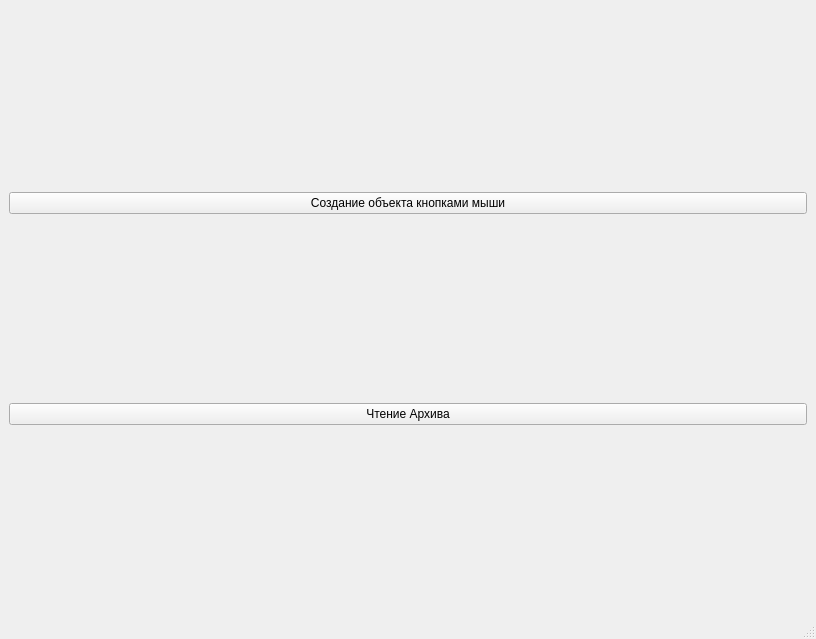
<?xml version="1.0" encoding="UTF-8"?>
<ui version="4.0">
 <class>MW0</class>
 <widget class="QMainWindow" name="MW0">
  <property name="geometry">
   <rect>
    <x>0</x>
    <y>0</y>
    <width>816</width>
    <height>639</height>
   </rect>
  </property>
  <property name="windowTitle">
   <string>MainWindow</string>
  </property>
  <widget class="QWidget" name="CW01">
   <layout class="QVBoxLayout" name="verticalLayout">
    <item>
     <widget class="QPushButton" name="pushButton">
      <property name="text">
       <string>Создание объекта кнопками мыши</string>
      </property>
     </widget>
    </item>
    <item>
     <widget class="QPushButton" name="pushButton_2">
      <property name="text">
       <string>Чтение Архива</string>
      </property>
     </widget>
    </item>
   </layout>
  </widget>
  <widget class="QStatusBar" name="QSBar"/>
  <action name="action_8_ZIP_JSON">
   <property name="text">
    <string>ЛР-8 ZIP и JSON</string>
   </property>
  </action>
 </widget>
 <resources/>
 <connections/>
</ui>
